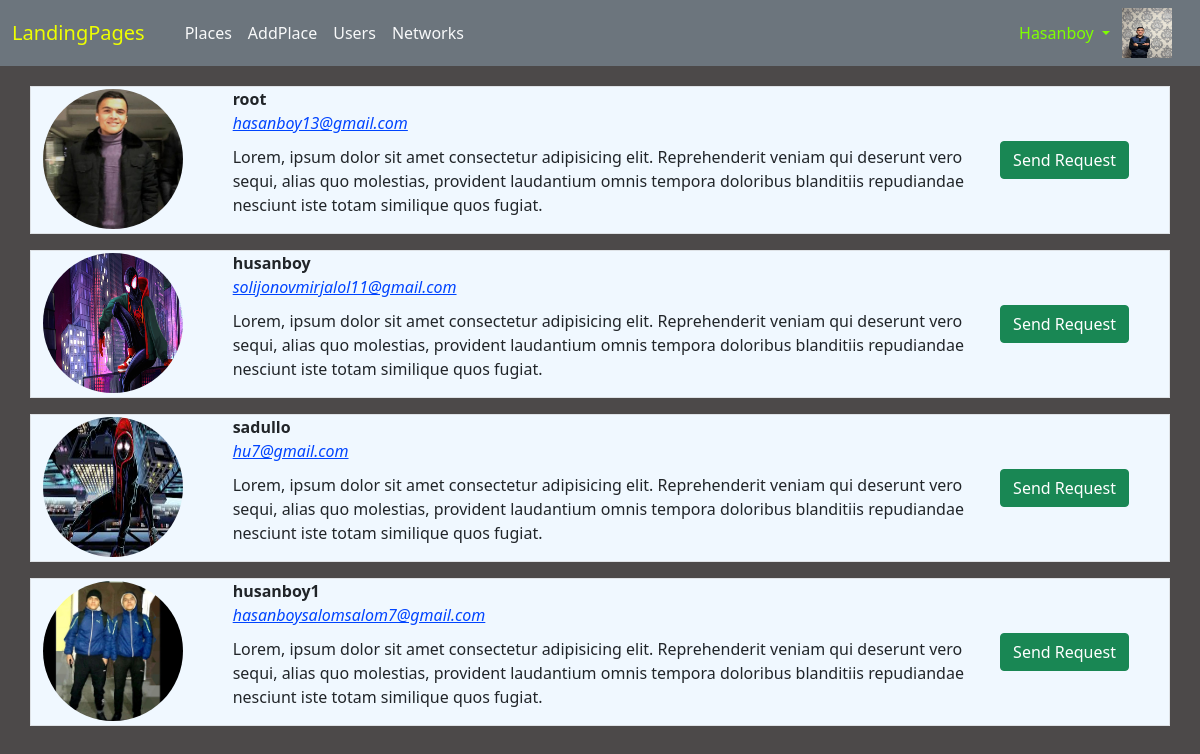
Page /user/list/ (signed in) on the earlier database version.
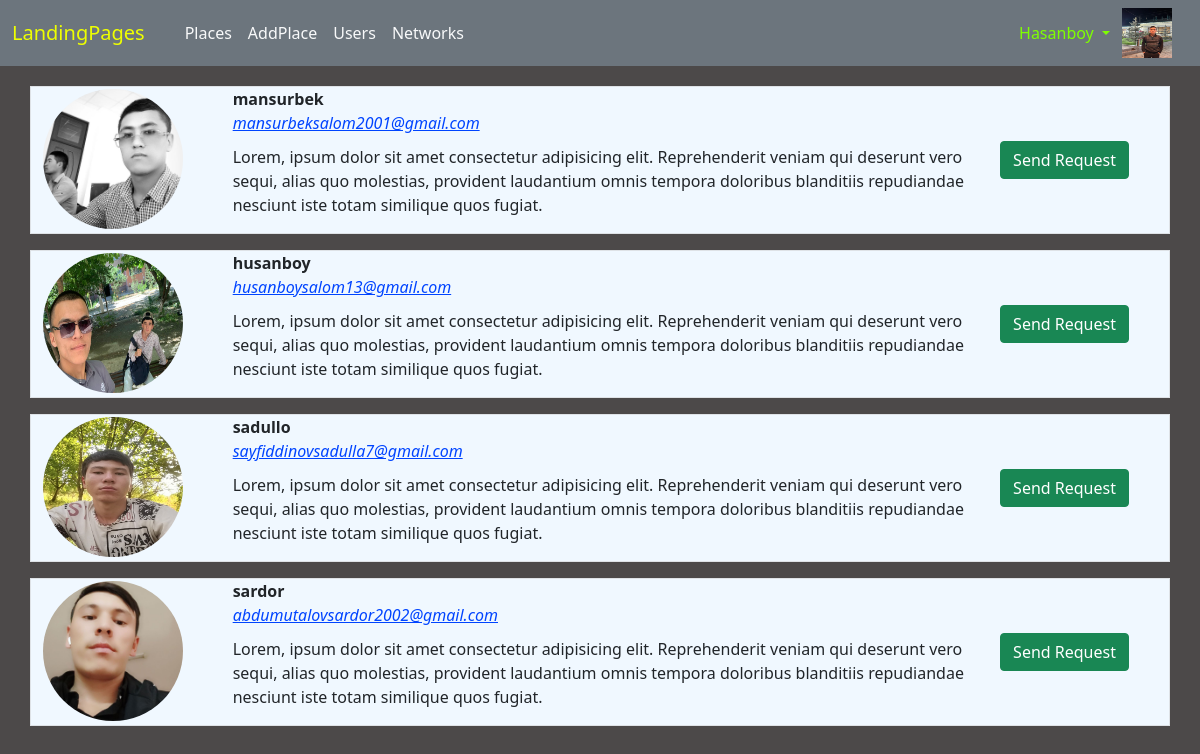
Same page on the later database version.
### users/models.py (models this page shows)
class User(AbstractUser):
    img=models.ImageField(upload_to='usesimg/',null=True,blank=True)
    phone_number=models.CharField(max_length=13,unique=True,null=True,blank=True)
    firends=models.ManyToManyField('users.User',blank=True)

### users/views.py (the view)
# urls.py: path('user/',UserView.as_view(),name='user'),
class UserView(LoginRequiredMixin,View):
    def get(self,request):
        users_list=User.objects.exclude(username=request.user.username)
        firend_request=User.objects.filter(id__in=FriendRequest.objects.filter(form_user=request.user).values_list('to_user'))
        return render(request,'users/user_list.html',context={'users_list':users_list,'firend_request':firend_request})

### templates/users/user_list.html (shortened to what this page needs)
{% extends "base.html" %}
{% block content %}
<div style="background-color: rgb(76, 73, 73); margin-top:50px; min-height: 100vh;">
    <div class="container" style="padding-top: 20px; padding-bottom: 20px;">
        {% for i in users_list %}
        <div class="row mt-3 border" style="background-color: aliceblue;">
            <div class="col-2">
                <img src="{{i.img.url}}" alt="" style="width: 140px; height:140px; border-radius: 50%;margin-top: 2px;" >
            </div>
            <div class="col" style="display: flex;align-items: center;" >
                <div style="width: 80%;">
                    <b>{{i.username}}</b><br>
                    <i style="color: rgb(0, 68, 255); text-decoration: underline; cursor: pointer;">{{i.email}}</i>
                    <p style="margin-top: 10px;">Lorem, ipsum dolor sit amet consectetur adipisicing elit. Reprehenderit veniam qui deserunt vero sequi, alias quo molestias, provident laudantium omnis tempora doloribus blanditiis repudiandae nesciunt iste totam similique quos fugiat.</p>
                </div>
                <div style="width: 20%; display: flex; justify-content: space-around;">
                    {% if i in firend_request %}
                        <a href="{%url 'users:send' i.id%}" class="btn btn-success">Send</a>
                    {% else %}
                        <a href="{%url 'users:send' i.id%}" class="btn btn-success">Send Request</a>
                    {% endif %}
                </div>
            </div>
        </div>
        {% endfor %}
    </div>
</div>
{% endblock  %}

### templates/base.html (shortened to what this page needs)
<!DOCTYPE html>
{% load static %}
<html lang="en">
<head>
     <link href="https://cdn.jsdelivr.net/npm/bootstrap@5.0.2/dist/css/bootstrap.min.css" rel="stylesheet">
     <link rel="stylesheet" href="https://cdnjs.cloudflare.com/ajax/libs/font-awesome/6.5.1/css/all.min.css" />
</head>
<body style="position: relative; overflow-x: hidden;">
    <nav class="navbar navbar-expand-lg navbar-light bg-secondary" style="position: fixed; z-index: 100; width: 100%; top: 0;">
        <div class="container-fluid">
          <a class="navbar-brand" href="{%url 'landing_page'%}" style="color: rgb(238, 255, 1);">LandingPages</a>
          <div class="collapse navbar-collapse px-3" id="navbarSupportedContent" style="height: 50px;">
            {%if user.is_authenticated%}
            <ul class="navbar-nav me-auto mb-2 mb-lg-0 text-light">
              <li class="nav-item">
                <a class="nav-link active text-light" aria-current="page" href="{% url 'places:list_palces'%}">Places</a>
              </li>
              <li class="nav-item">
                <a class="nav-link active text-light" aria-current="page" href="{% url 'places:add'%}">AddPlace</a>
              </li>
              <li class="nav-item">
                <a class="nav-link active text-light" aria-current="page" href="{% url 'users:list'%}">Users</a>
              </li>
              <li class="nav-item">
                <a class="nav-link active text-light" aria-current="page" href="{% url 'users:networks'%}">Networks</a>
              </li>
            </ul>
            {%endif%}
            {%if user.is_authenticated%}
                <ul class="navbar-nav mb-2 mb-lg-0  text-light mx-1">
                    <li class="nav-item dropdown">
                        <a class="nav-link dropdown-toggle" href="" id="navbarDropdown" role="button" data-bs-toggle="dropdown" aria-expanded="false" style="text-transform: capitalize; color: chartreuse;">
                        {{user.username}}
                        </a>
                    </li>
                </ul>
                <img src="{{user.img.url}}" alt="" style="width: 50px; height: 50px;">
            {%endif%}
          </div>
        </div>
    </nav>
    {%block content%}
    {%endblock%}
</body>
</html>

Differences in the rows shown:
changed User "Hasanboy": img: a different picture
changed User: img: a different picture; username "root" → "mansurbek"; email "hasanboy13@gmail.com" → "mansurbeksalom2001@gmail.com"
changed User "husanboy": img: a different picture; email "solijonovmirjalol11@gmail.com" → "husanboysalom13@gmail.com"
changed User "sadullo": img: a different picture; email "hu7@gmail.com" → "sayfiddinovsadulla7@gmail.com"
changed User: img: a different picture; username "husanboy1" → "sardor"; email "hasanboysalomsalom7@gmail.com" → "abdumutalovsardor2002@gmail.com"
